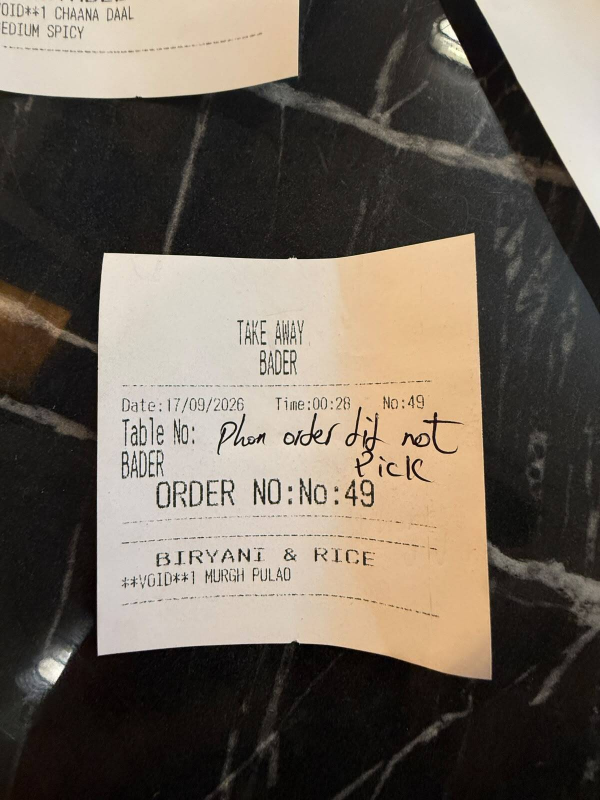
#> input picture data/uploads/dockets/docket-c4a6ccf4-5774-459d-ad88-7c2f4d62e35c.jpeg, 1200 x 1600 px (shown at 1/2 size)
$ python -i ocr.py   (imports and definitions only)
#> lines starting #> are read from the running program, lines starting #| are printed output that depends on the picture
#> in extract_text_from_image, img is the input picture: PIL image 1200x1600 RGB; mean R, G, B 108.5, 99.2, 88.3
import logging
import os

import pytesseract
from PIL import Image, ImageOps

logger = logging.getLogger(__name__)

# Tesseract config. --psm 6 (uniform block) keeps each bill line on its own
# OCR line, which is essential for line-oriented block segmentation.
OCR_CONFIG = "--oem 3 --psm 6"


def _preprocess(image: Image.Image) -> Image.Image:
    """Clean up a phone photo before OCR: grayscale, contrast, upscale, orient."""
    image = image.convert("L")
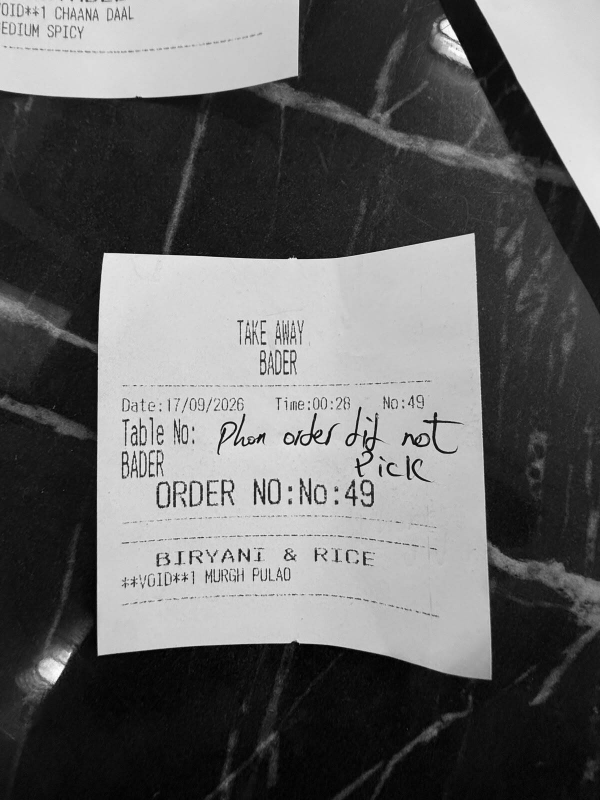
#> image: PIL image 1200x1600 L (shown at 1/2 size); min 0, max 255, mean 100.7

    # Upscale small/dim phone photos so Tesseract sees sharper glyph shapes.
    width, height = image.size
#> width = 1200; height = 1600
    if max(width, height) < 1400:
        scale = 2
        image = image.resize((width * scale, height * scale), Image.LANCZOS)

    # Stretch contrast so faint thermal/screen prints become readable.
    image = ImageOps.autocontrast(image, cutoff=1)
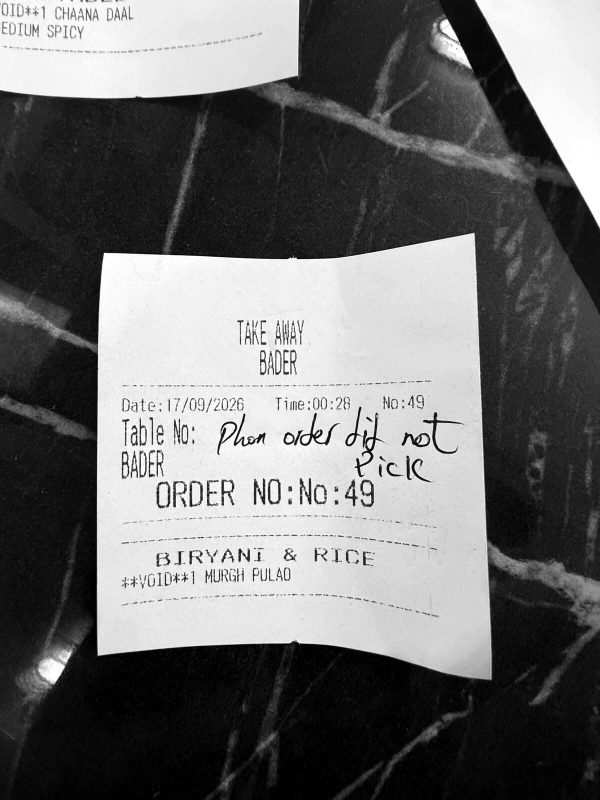
#> image: PIL image 1200x1600 L (shown at 1/2 size); min 0, max 255, mean 109.8

    return _deskew(image)


def _deskew(image: Image.Image) -> Image.Image:
    """Correct 90/180/270 phone rotation via Tesseract OSD.

    Micro-skew is handled internally by Tesseract; only gross rotation is
    corrected here. Rotation is applied only when OSD is reasonably confident
    (>= 5.0): dense numeric tables (income reports, receipts full of amounts)
    spuriously report 180° with low confidence and rotating them garbles OCR.
    """
    try:
#> (the run stopped early here; a loop or call above may not have finished)
